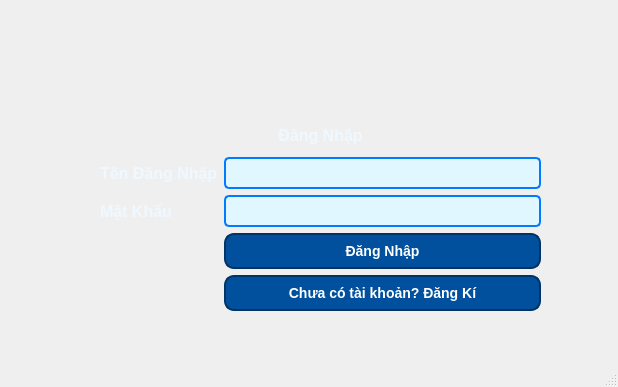
<?xml version="1.0" encoding="UTF-8"?>
<ui version="4.0">
 <class>MainWindow</class>
 <widget class="QMainWindow" name="MainWindow">
  <property name="geometry">
   <rect>
    <x>0</x>
    <y>0</y>
    <width>618</width>
    <height>387</height>
   </rect>
  </property>
  <property name="windowTitle">
   <string>Đăng Nhập </string>
  </property>
  <property name="styleSheet">
   <string notr="true">/* Gradient background for the entire application */
QWidget {
    background: qlineargradient(
        spread: pad, 
        x1: 0, y1: 0, 
        x2: 1, y2: 1, 
        stop: 0 #003366,   /* Dark blue */
        stop: 0.33 #00509E, /* Medium blue */
        stop: 0.66 #007BFF, /* Bright blue */
        stop: 1 #89CFF0    /* Light blue */
    );
    color: white; /* Default text color for contrast */
}

/* Style for push buttons with hover effect */
QPushButton {
    background-color: #00509E; /* Medium blue */
    border: 2px solid #003366; /* Darker border for contrast */
    border-radius: 10px;       /* Rounded corners */
    padding: 8px 15px;         /* Padding inside the button */
    color: white;              /* White text */
    font-size: 14px;           /* Button font size */
    font-weight: bold;         /* Bold text */
}

/* Hover effect for buttons */
QPushButton:hover {
    background-color: #007BFF; /* Bright blue on hover */
    border: 2px solid #89CFF0; /* Lighter border on hover */
    color: #F0F8FF;            /* Slightly lighter text */
}

/* Style for line edit */
QLineEdit {
    background-color: #E0F7FF; /* Light blue for contrast */
    border: 2px solid #007BFF; /* Bright blue border */
    border-radius: 5px;        /* Slightly rounded corners */
    padding: 5px;              /* Padding inside the field */
    color: #003366;            /* Dark text for readability */
    font-size: 14px;
}

/* Style for labels */
QLabel {
    color: #F0F8FF;            /* Light text for contrast */
    font-size: 16px;           /* Slightly larger font for visibility */
    font-weight: bold;         /* Bold text */
}
</string>
  </property>
  <widget class="QWidget" name="centralwidget">
   <widget class="QWidget" name="verticalLayoutWidget">
    <property name="geometry">
     <rect>
      <x>100</x>
      <y>120</y>
      <width>441</width>
      <height>191</height>
     </rect>
    </property>
    <layout class="QVBoxLayout" name="verticalLayout">
     <item>
      <widget class="QLabel" name="label_3">
       <property name="font">
        <font>
         <pointsize>-1</pointsize>
         <weight>75</weight>
         <bold>true</bold>
        </font>
       </property>
       <property name="text">
        <string>Đăng Nhập</string>
       </property>
       <property name="alignment">
        <set>Qt::AlignCenter</set>
       </property>
      </widget>
     </item>
     <item>
      <layout class="QFormLayout" name="formLayout">
       <item row="0" column="0">
        <widget class="QLabel" name="label">
         <property name="text">
          <string>Tên Đăng Nhập</string>
         </property>
        </widget>
       </item>
       <item row="0" column="1">
        <widget class="QLineEdit" name="input_username"/>
       </item>
       <item row="1" column="0">
        <widget class="QLabel" name="label_2">
         <property name="text">
          <string>Mật Khẩu</string>
         </property>
        </widget>
       </item>
       <item row="1" column="1">
        <widget class="QLineEdit" name="input_password"/>
       </item>
       <item row="2" column="1">
        <widget class="QPushButton" name="btn_login">
         <property name="font">
          <font>
           <pointsize>-1</pointsize>
           <weight>75</weight>
           <bold>true</bold>
          </font>
         </property>
         <property name="cursor">
          <cursorShape>PointingHandCursor</cursorShape>
         </property>
         <property name="text">
          <string>Đăng Nhập</string>
         </property>
        </widget>
       </item>
       <item row="3" column="1">
        <widget class="QPushButton" name="btn_open_register_window">
         <property name="font">
          <font>
           <pointsize>-1</pointsize>
           <weight>75</weight>
           <bold>true</bold>
          </font>
         </property>
         <property name="text">
          <string>Chưa có tài khoản? Đăng Kí</string>
         </property>
        </widget>
       </item>
      </layout>
     </item>
    </layout>
   </widget>
  </widget>
  <widget class="QStatusBar" name="statusbar"/>
 </widget>
 <resources/>
 <connections/>
</ui>
